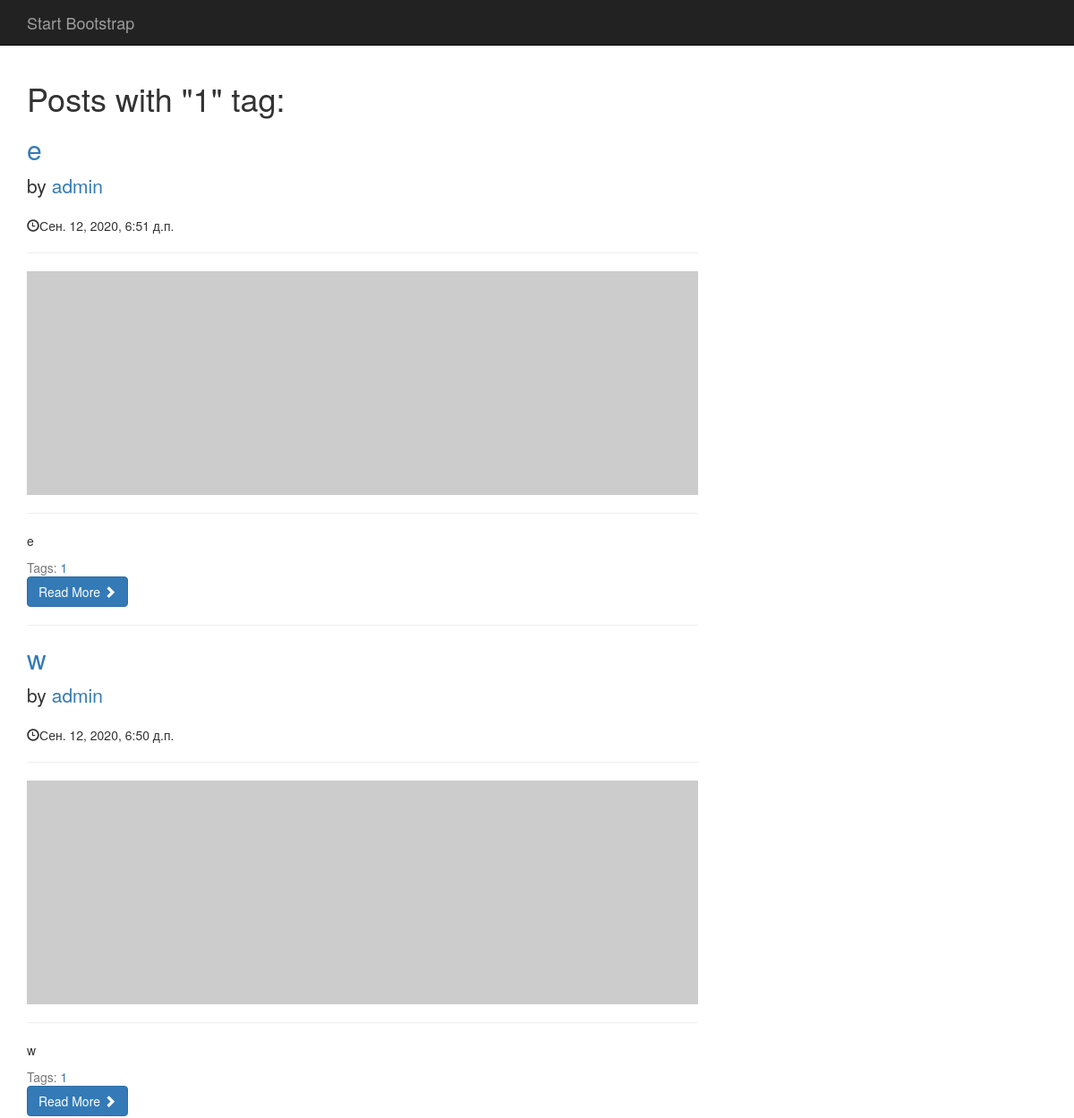
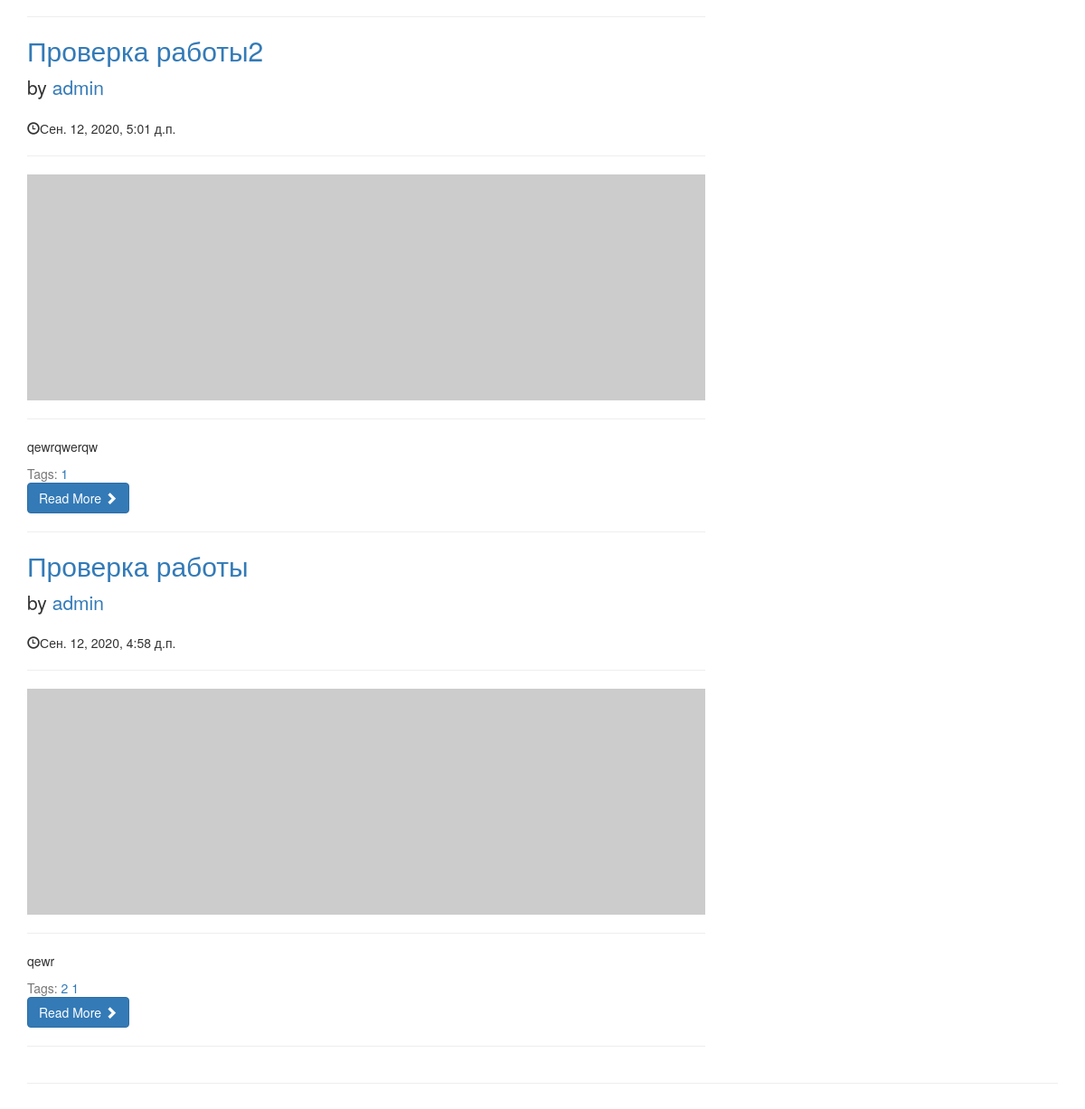
The page /tag/1 on the database its author committed (2 pictures, top to bottom).
### blog/models.py (models this page shows, shortened)
class Tag(models.Model):
    name = models.CharField(max_length=30)
    slug = models.SlugField(max_length=30, unique=True)
    def get_absolute_url(self):
        return reverse('tag_detail_url', kwargs={'slug': self.slug})
    class Meta:
        verbose_name = "Тег"
        verbose_name_plural = "Теги"
        ordering = ['-name']

class Post(models.Model):
    title = models.CharField(max_length=30, verbose_name="Заголовок")
    content = models.TextField(verbose_name="Содержимое")
    creation_date = models.DateTimeField(auto_created=True, verbose_name="Дата создания")
    published_date = models.DateTimeField(verbose_name="Дата публикации")
    editing_date = models.DateTimeField(auto_created=True, verbose_name="Дата редактирования")
    user = models.ForeignKey(User, on_delete=models.CASCADE, verbose_name="Автор")
    image = models.URLField(verbose_name="Фото", default="http://placehold.it/900x300")
    tags = models.ManyToManyField('Tag', blank=True, verbose_name="Тег", related_name='posts')
    class Meta:
        verbose_name = "Публикация"
        verbose_name_plural = "Публикации"
        ordering = ['-published_date']

### blog/views.py (the view)
# urls.py: path('tag/<str:slug>', views.tag_detail, name='tag_detail_url'),
def tag_detail(request, slug):
    tag = get_object_or_404(Tag, slug__iexact=slug)
    return render(request, 'blog/tag_detail.html', context={'tag': tag})

### blog/templates/blog/tag_detail.html
{% extends 'main/layout.html' %}
{% block content %}
<div class="col-md-8">
    <h1 class="mb-5">Posts with "{{ tag.name|title }}" tag:</h1>
        {% for post in tag.posts.all %}
         {% include 'blog/includes/post_card.html' %}
        {% endfor %}
</div>
{% endblock %}

### blog/templates/main/layout.html (shortened to what this page needs)
<!DOCTYPE html>
<html lang="ru">
{% load static %}
<head>
    <link href="{% static 'blog/bootstrap.min.css' %}" rel="stylesheet">
    <link href="{% static 'blog/blog-home.css' %}" rel="stylesheet">
</head>
<body>
<nav class="navbar navbar-inverse navbar-fixed-top" role="navigation">
    <div class="container">
        <div class="navbar-header">
            <a class="navbar-brand" href="{% url 'index'%}">Start Bootstrap</a>
        </div>
        <div class="collapse navbar-collapse" id="bs-example-navbar-collapse-1">
        </div>
    </div>
</nav>
<div class="container">
    <div class="row">
        {% block content %} {% endblock %}
    </div>
    <hr>
</div>
</body>
</html>

### blog/templates/blog/includes/post_card.html
<h2>
    <a href="{% url 'post' id=post.pk %}">{{post.title}}</a>
</h2>
<p class="lead">
    by <a href="#">{{post.user}}</a>
</p>
<p><span class="glyphicon glyphicon-time"></span>{{post.published_date}}</p>
<hr>
<img class="img-responsive" src="{{post.image}}" alt="">
<hr>
<p>
    {{ post.content|truncatewords:20 }}
</p>
<div class="card-footer text-muted">
    Tags:
    {% for tag in post.tags.all %}
    <a href="{{ tag.get_absolute_url }}">{{ tag.name }}</a>
    {% endfor %}
</div>
<a class="btn btn-primary" href="{% url 'post' id=post.pk %}">Read More <span
        class="glyphicon glyphicon-chevron-right"></span></a>
<hr>

### blog/static/blog/blog-home.css (style rules this page uses)
body { padding-top: 70px; }

### rows shown on the page
Tag: name "1"
Post: title "e", user "admin", published_date "Сен. 12, 2020, 6:51 д.п.", content "e"
Post: title "w", user "admin", published_date "Сен. 12, 2020, 6:50 д.п.", content "w"
Post: title "Проверка работы2", user "admin", published_date "Сен. 12, 2020, 5:01 д.п.", content "qewrqwerqw"
Post: title "Проверка работы", user "admin", published_date "Сен. 12, 2020, 4:58 д.п.", content "qewr"
Tag: name "2"
